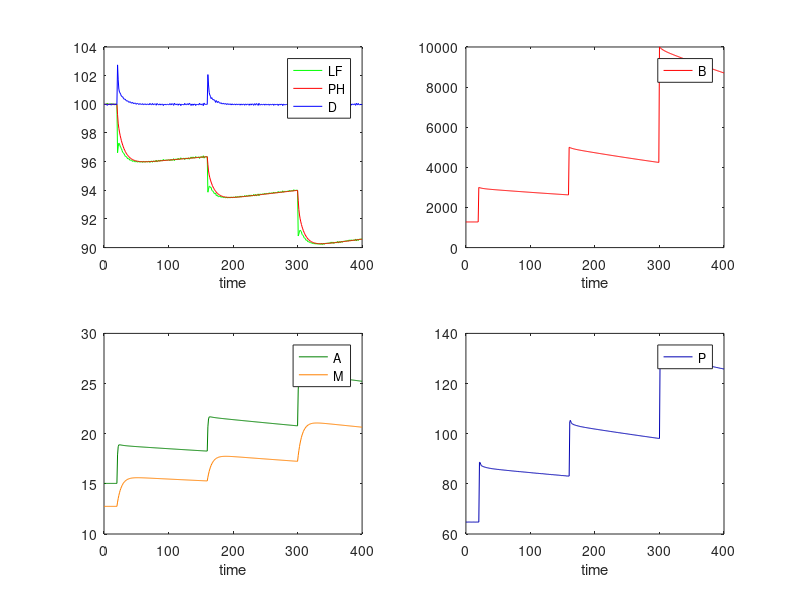

This figure's MATLAB source:
%BMED 6310 Group Project Code 11-20
%Cystic Fibrosis Conditions
% simulating genetic treatment CF=0.5

function CFcodeODE_Extended
CF = 1; %1 means the patient has CF, 0 means no CF
if CF == 1
    y0 = [1278.037, 64.7532, 15.04461, 12.75542, 1713.089, 100];
    % initial conditions: B = y0(1), P = y0(2), A = y0(3), M = y0(4), H = y0(5),
    % D = y0(6)
elseif CF == 0
    y0 = [1.383617,6.091615, 2.393149, 1.075577, 2431.41, 100];
elseif CF == 0.5
    y0 = [5.1, 9.6, 3.4, 1.7, 2273.9, 100];
    % values calculated via fsolve and a system of equations for steady
    % state parameters
elseif CF == 0.25
    y0= [1.4, 21.6, 9.6, 1.2, 2633.8, 100];
elseif CF == 0.75
    y0 = [37.1, 7.8, 2.9, 3.3, 2321.1, 100];
elseif CF == 0.9
    y0 = [370, 9.2, 3.2, 7.2, 2230.4, 100];
end
%AB = 0; %No antibiotic treatment so AB not needed

t0 = 0;
tf = 400;
hr = 1; %hr = step size
t = t0:hr:19;
[~,yode] = ode45(@diffeqs,t,y0);

t2 = 20:hr:159; %reset bacteria (B) at t = 20, 160, and 300
y02 = [3000; yode(end,2); yode(end,3); yode(end,4); yode(end,5); yode(end,6)];
[~,yode2] = ode45(@diffeqs,t2,y02);

t3 = 160:hr:299;
y03 = [5000; yode2(end,2); yode2(end,3); yode2(end,4); yode2(end,5); yode2(end,6)];
[~,yode3] = ode45(@diffeqs,t3,y03);

t4 = 300:hr:tf;
y04 = [10000; yode3(end,2); yode3(end,3); yode3(end,4); yode3(end,5); yode3(end,6)];
[~,yode4] = ode45(@diffeqs,t4,y04);

if CF == 1
    H0 = 1713.089; %initial H and D (doesn't change throughout)
    D0 = 100;
elseif CF == 0
    H0 = 2431.41;
    D0 = 100;
elseif CF == 0.5
    H0 = 2273.9;
    D0 = 100;  
elseif CF == 0.75
    H0 = 2321.1;
    D0 = 100;  
elseif CF == 0.25
    H0 = 2633.8;
    D0 = 100; 
elseif CF == 0.9
    H0 = 2230.4;
    D0 = 100; 
end
H = [yode(:,5); yode2(:,5); yode3(:,5); yode4(:,5)];
D = [yode(:,6); yode2(:,6); yode3(:,6); yode4(:,6)];
LF = 100.*((H./D)./(H0./D0));
PH = 100.*H./H0;

tt = t0:hr:tf;
%B = y(1); P = y(2); A = y(3); M = y(4); H = y(5); D = y(6);
figure;
subplot(2,2,1);
plot(tt, LF, 'g') %LF
hold on;
plot(tt, PH, 'r') %PH
plot(tt, [yode(:,6); yode2(:,6); yode3(:,6); yode4(:,6)], 'b') %D
hold off;
xlabel('time')
legend('LF','PH','D');
% ylim([60 120]);
subplot(2,2,2);
plot(tt, [yode(:,1); yode2(:,1); yode3(:,1); yode4(:,1)], 'r') %B
xlabel('time')
legend('B');
% ylim([0 10000]);
subplot(2,2,3);
plot(tt, [yode(:,3); yode2(:,3); yode3(:,3); yode4(:,3)],'color',[0 .5 0]) %A
% plot(tt, [yode(:,3)./2; yode2(:,3)./2; yode3(:,3)./2; yode4(:,3)./2],'color',[0 .5 0]) %A
hold on;
plot(tt, [yode(:,4); yode2(:,4); yode3(:,4); yode4(:,4)],'color',[1 .5 0]) %M
% plot(tt, [yode(:,4)./2; yode2(:,4)./2; yode3(:,4)./2; yode4(:,4)./2],'color',[1 .5 0]) %M
hold off;
xlabel('time')
legend('A','M');
% ylim([0 16]);
subplot(2,2,4);
plot(tt, [yode(:,2); yode2(:,2); yode3(:,2); yode4(:,2)],'color',[0 0 .7]) %P
xlabel('time')
legend('P');
% ylim([0 140]);
end

function f = diffeqs(~,y)
CF = 1; %change whether CF is present

B = y(1); P = y(2); A = y(3); M = y(4); H = y(5); D = y(6);
Bp = (((B^0.8)*(M^1.2)) - ((0.8*B^1.2)*(P^0.1)))*(M^-2.4);
Pp = (20*(B^0.2)*(D^0.4)*(A^-0.1))-50*(P^0.5);
Ap = (15*(B^0.1)*(P^0.1))-12*(A^0.5);
Mp = (0.16*(B^0.25)*(2^CF))-0.15*(M^(2-CF));
Hp = 500-40*(H^0.3)*(P^0.2)*(A^(-0.2));
Dp = (40*(H^0.3)*(P^0.2)*(A^-0.2))-5*D;
f = [Bp;Pp;Ap;Mp;Hp;Dp];
end
